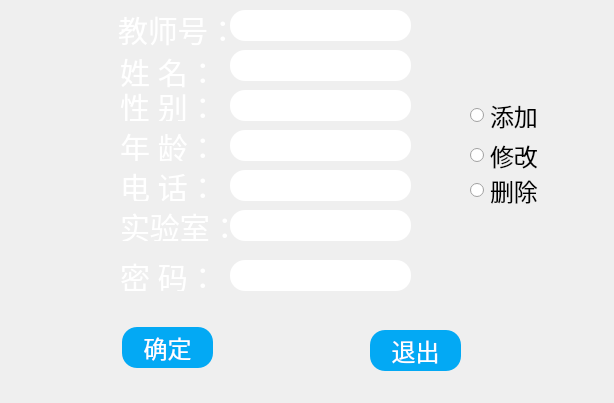
<?xml version="1.0" encoding="UTF-8"?>
<ui version="4.0">
 <class>mteacher</class>
 <widget class="QMainWindow" name="mteacher">
  <property name="geometry">
   <rect>
    <x>0</x>
    <y>0</y>
    <width>614</width>
    <height>403</height>
   </rect>
  </property>
  <property name="windowTitle">
   <string>管理教师页面</string>
  </property>
  <property name="styleSheet">
   <string notr="true">*{
font-size:24px;
font-family:sans-serif;
}
#centralwidget{   
border-image:url(:/image/7.jpg);
}
QFrame{
background:rgba(0,0,0,0);
border-radius:15px;
}
QPushButton{
background:#03a9f4;
color:#fff;
border-radius:15px;
}
QLineEdit{
border-radius:15px;
color:#03a9f4;
}
QLabel{
color:#fff;
background:transparent;
font-size:30px;
}
QComboBox{
	background:#03a9f4;
color:#fff;
border-radius:15px;
}</string>
  </property>
  <widget class="QWidget" name="centralwidget">
   <widget class="QRadioButton" name="radioButton_add">
    <property name="geometry">
     <rect>
      <x>470</x>
      <y>100</y>
      <width>111</width>
      <height>31</height>
     </rect>
    </property>
    <property name="text">
     <string>添加</string>
    </property>
   </widget>
   <widget class="QRadioButton" name="radioButton_change">
    <property name="geometry">
     <rect>
      <x>470</x>
      <y>140</y>
      <width>111</width>
      <height>31</height>
     </rect>
    </property>
    <property name="text">
     <string>修改</string>
    </property>
   </widget>
   <widget class="QRadioButton" name="radioButton_delete">
    <property name="geometry">
     <rect>
      <x>470</x>
      <y>170</y>
      <width>111</width>
      <height>41</height>
     </rect>
    </property>
    <property name="text">
     <string>删除</string>
    </property>
   </widget>
   <widget class="QPushButton" name="pushButton">
    <property name="geometry">
     <rect>
      <x>122</x>
      <y>327</y>
      <width>91</width>
      <height>41</height>
     </rect>
    </property>
    <property name="text">
     <string>确定</string>
    </property>
   </widget>
   <widget class="QPushButton" name="pushButton_2">
    <property name="geometry">
     <rect>
      <x>370</x>
      <y>330</y>
      <width>91</width>
      <height>41</height>
     </rect>
    </property>
    <property name="text">
     <string>退出</string>
    </property>
   </widget>
   <widget class="QLineEdit" name="lineEdit">
    <property name="geometry">
     <rect>
      <x>230</x>
      <y>10</y>
      <width>181</width>
      <height>31</height>
     </rect>
    </property>
   </widget>
   <widget class="QLabel" name="label">
    <property name="geometry">
     <rect>
      <x>118</x>
      <y>8</y>
      <width>111</width>
      <height>41</height>
     </rect>
    </property>
    <property name="text">
     <string>教师号：</string>
    </property>
   </widget>
   <widget class="QLabel" name="label_2">
    <property name="geometry">
     <rect>
      <x>120</x>
      <y>50</y>
      <width>101</width>
      <height>41</height>
     </rect>
    </property>
    <property name="text">
     <string>姓 名：</string>
    </property>
   </widget>
   <widget class="QLineEdit" name="lineEdit_2">
    <property name="geometry">
     <rect>
      <x>230</x>
      <y>50</y>
      <width>181</width>
      <height>31</height>
     </rect>
    </property>
   </widget>
   <widget class="QLabel" name="label_3">
    <property name="geometry">
     <rect>
      <x>120</x>
      <y>90</y>
      <width>101</width>
      <height>31</height>
     </rect>
    </property>
    <property name="text">
     <string>性 别：</string>
    </property>
   </widget>
   <widget class="QLineEdit" name="lineEdit_3">
    <property name="geometry">
     <rect>
      <x>230</x>
      <y>90</y>
      <width>181</width>
      <height>31</height>
     </rect>
    </property>
   </widget>
   <widget class="QLabel" name="label_4">
    <property name="geometry">
     <rect>
      <x>120</x>
      <y>130</y>
      <width>101</width>
      <height>31</height>
     </rect>
    </property>
    <property name="text">
     <string>年 龄：</string>
    </property>
   </widget>
   <widget class="QLineEdit" name="lineEdit_4">
    <property name="geometry">
     <rect>
      <x>230</x>
      <y>130</y>
      <width>181</width>
      <height>31</height>
     </rect>
    </property>
   </widget>
   <widget class="QLabel" name="label_5">
    <property name="geometry">
     <rect>
      <x>120</x>
      <y>170</y>
      <width>91</width>
      <height>31</height>
     </rect>
    </property>
    <property name="text">
     <string>电 话：</string>
    </property>
   </widget>
   <widget class="QLineEdit" name="lineEdit_5">
    <property name="geometry">
     <rect>
      <x>230</x>
      <y>170</y>
      <width>181</width>
      <height>31</height>
     </rect>
    </property>
   </widget>
   <widget class="QLabel" name="label_6">
    <property name="geometry">
     <rect>
      <x>120</x>
      <y>210</y>
      <width>121</width>
      <height>31</height>
     </rect>
    </property>
    <property name="text">
     <string>实验室：</string>
    </property>
   </widget>
   <widget class="QLineEdit" name="lineEdit_6">
    <property name="geometry">
     <rect>
      <x>230</x>
      <y>210</y>
      <width>181</width>
      <height>31</height>
     </rect>
    </property>
   </widget>
   <widget class="QLabel" name="label_7">
    <property name="geometry">
     <rect>
      <x>120</x>
      <y>260</y>
      <width>101</width>
      <height>31</height>
     </rect>
    </property>
    <property name="text">
     <string>密 码：</string>
    </property>
   </widget>
   <widget class="QLineEdit" name="lineEdit_7">
    <property name="geometry">
     <rect>
      <x>230</x>
      <y>260</y>
      <width>181</width>
      <height>31</height>
     </rect>
    </property>
   </widget>
   <zorder>radioButton_add</zorder>
   <zorder>radioButton_change</zorder>
   <zorder>radioButton_delete</zorder>
   <zorder>pushButton</zorder>
   <zorder>pushButton_2</zorder>
   <zorder>lineEdit</zorder>
   <zorder>label</zorder>
   <zorder>label</zorder>
   <zorder>label_2</zorder>
   <zorder>lineEdit_2</zorder>
   <zorder>label_3</zorder>
   <zorder>lineEdit_3</zorder>
   <zorder>label_4</zorder>
   <zorder>lineEdit_4</zorder>
   <zorder>label_5</zorder>
   <zorder>lineEdit_5</zorder>
   <zorder>label_6</zorder>
   <zorder>lineEdit_6</zorder>
   <zorder>label_7</zorder>
   <zorder>lineEdit_7</zorder>
  </widget>
 </widget>
 <resources/>
 <connections/>
</ui>
